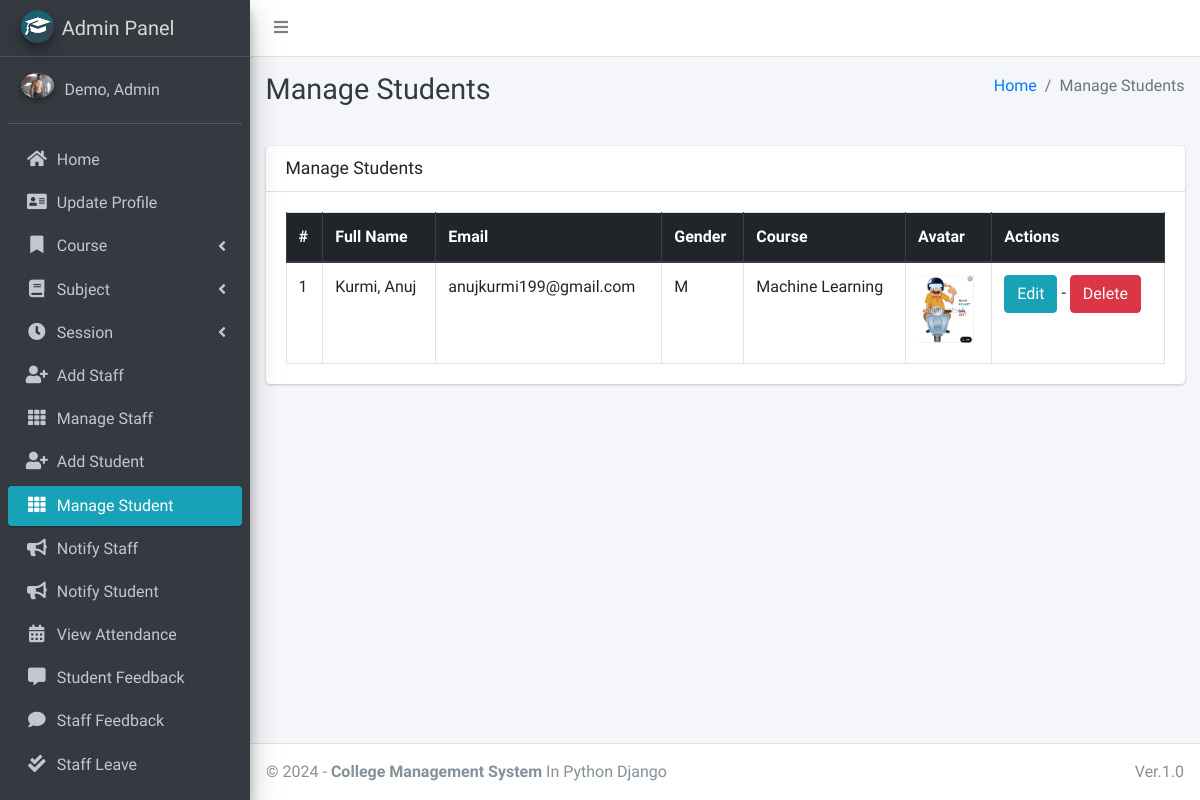
/student/manage/ (signed in), run on an earlier commit of the app's database.
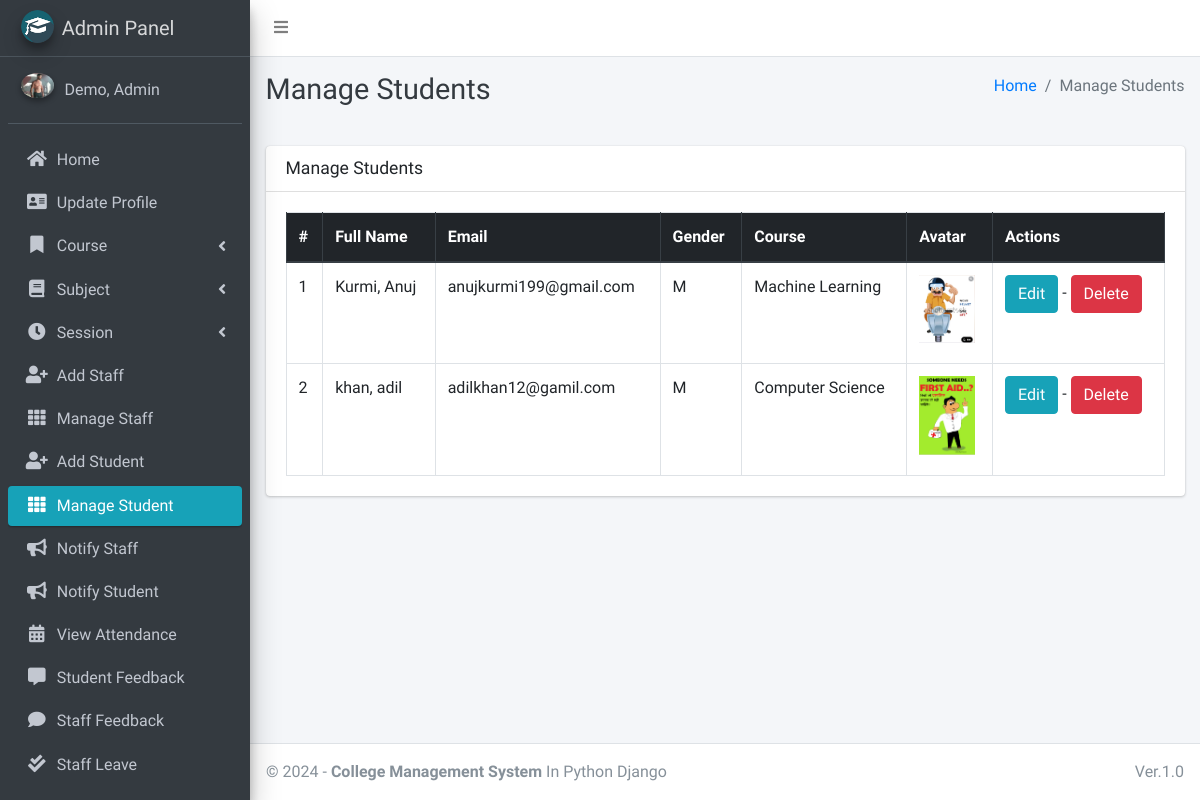
And on a later commit of the database.
### main_app/models.py (models this page shows, shortened)
class CustomUser(AbstractUser):
    USER_TYPE = ((1, "HOD"), (2, "Staff"), (3, "Student"))
    GENDER = [("M", "Male"), ("F", "Female")]
    username = None  # Removed username, using email instead
    email = models.EmailField(unique=True)
    user_type = models.CharField(default=1, choices=USER_TYPE, max_length=1)
    gender = models.CharField(max_length=1, choices=GENDER)
    profile_pic = models.ImageField()
    address = models.TextField()
    fcm_token = models.TextField(default="")  # For firebase notifications
    created_at = models.DateTimeField(auto_now_add=True)
    updated_at = models.DateTimeField(auto_now=True)
    USERNAME_FIELD = "email"
    REQUIRED_FIELDS = []
    objects = CustomUserManager()
    def __str__(self):
        return self.last_name + ", " + self.first_name

class Student(models.Model):
    admin = models.OneToOneField(CustomUser, on_delete=models.CASCADE)
    course = models.ForeignKey(Course, on_delete=models.DO_NOTHING, null=True, blank=False)
    session = models.ForeignKey(Session, on_delete=models.DO_NOTHING, null=True)

class Course(models.Model):
    name = models.CharField(max_length=120)
    created_at = models.DateTimeField(auto_now_add=True)
    updated_at = models.DateTimeField(auto_now=True)

### main_app/hod_views.py (the view)
# urls.py: path("student/manage/", hod_views.manage_student, name='manage_student'),
def manage_student(request):
    students = CustomUser.objects.filter(user_type=3)
    context = {
        'students': students,
        'page_title': 'Manage Students'
    }
    return render(request, "hod_template/manage_student.html", context)

### main_app/templates/hod_template/manage_student.html
{% extends 'main_app/base.html' %}
{% load static %}
{% block page_title %}{{page_title}}{% endblock page_title %}
{% block content %}
<section class="content">
    <div class="container-fluid">
        <div class="row">
            <div class="col-md-12">
                <div class="card">
                    <div class="card-header">
                        <h3 class="card-title">{{page_title}}</h3>
                    </div>
                    <div class="card-body">
                        <table id="example2" class="table table-bordered table-hover">
                            <thead class="thead-dark">
                                <tr>
                                    <th>#</th>
                                    <th>Full Name</th>
                                    <th>Email</th>
                                    <th>Gender</th>
                                    <th>Course</th>
                                    <th>Avatar</th>
                                    <th>Actions</th>
                                </tr>
                            </thead>
                            <tbody>
                                {% for student in students %}
                                <tr>
                                    <td>{{ forloop.counter }}</td>
                                    <td>{{student.last_name}}, {{student.first_name}}</td>
                                    <td>{{student.email}}</td>
                                    <td>{{student.gender}}</td>
                                    <td>{{student.student.course.name}}</td>
                                    <td>
                                        {% if student.profile_pic == ""  %}
                                        No Image
                                        {% else %}
                                        <img class="img img-fluid mb-2" height="56" width="56"
                                            src="{{student.profile_pic}}" alt="">
                                        {% endif %}
                                    </td>
                                    <td><a href="{% url 'edit_student' student.student.id %}" class="btn btn-info">Edit</a> -
                                        <a href="{% url 'delete_student' student.student.id %}" class="btn btn-danger" onclick="return confirm('Are you sure about this ?')">Delete</a>
                                    </td>
                                </tr>
                                {% endfor %}
                            </tbody>
                        </table>
                    </div>
                </div>
            </div>
        </div>
    </div>
</section>
{% endblock content %}

What changed in the data, as far as the page shows it:
added CustomUser: last_name "khan", first_name "adil", email "adilkhan12@gamil.com", gender "M", student.course.name "Computer Science", shows a picture
